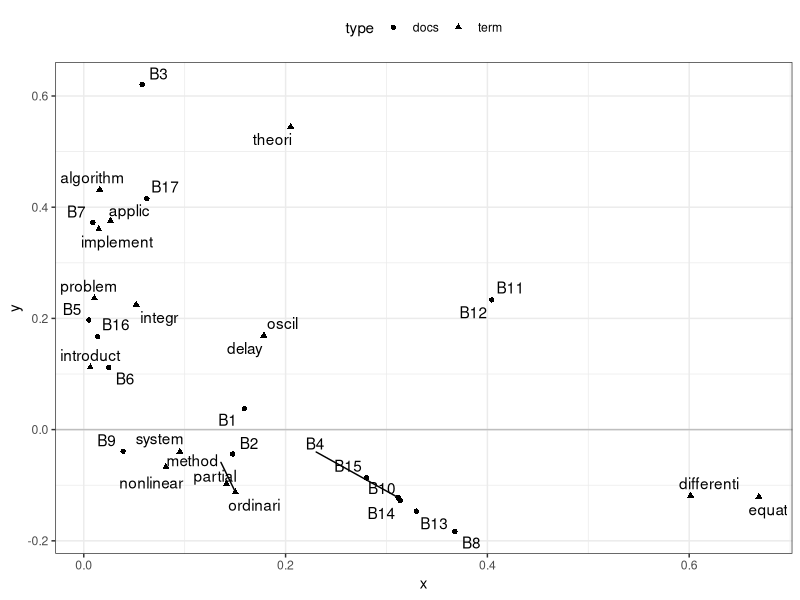
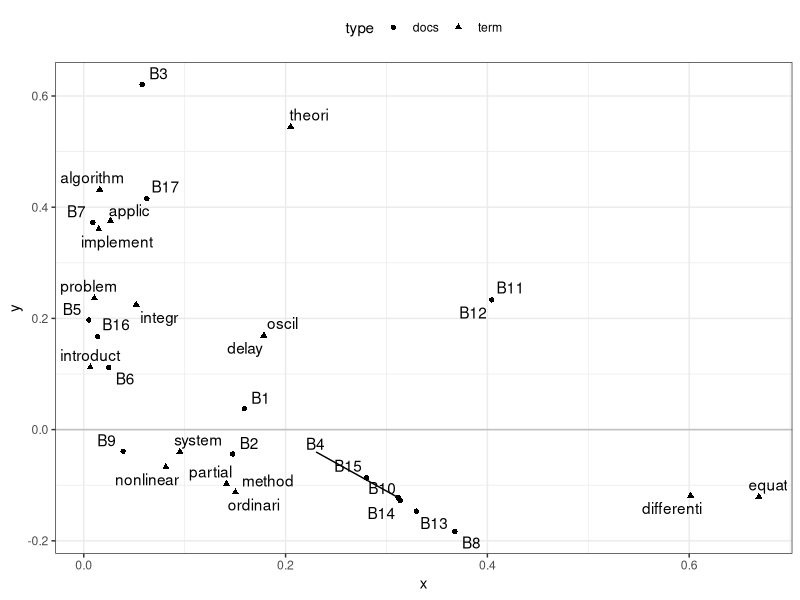

These charts were generated, in order, by the following R code:
## This code replicates the example of Latent Semantic Indexing from 
## "Using Linear Algebra for Intelligent Information Retrieval" by  M.W.Berry, S.T. Dumais& G.W. O'Brien
## PDF of oridinal: http://lsirwww.epfl.ch/courses/dis/2003ws/papers/ut-cs-94-270.pdf

library(tm)
library(SnowballC)
library(Matrix)
library(ggplot2) 
library(ggrepel)

# Read in the book titles 
text <- as.character(readLines("books.txt"))

## Clean up the text 
review_corpus <- Corpus(VectorSource(text))
review_corpus = tm_map(review_corpus, content_transformer(tolower))
review_corpus = tm_map(review_corpus, removeNumbers)
review_corpus = tm_map(review_corpus, removePunctuation)
review_corpus = tm_map(review_corpus, removeWords, c("the", "and", stopwords("english")))
review_corpus = tm_map(review_corpus, stemDocument)
review_corpus =  tm_map(review_corpus, stripWhitespace)

## Extract the document term matrix (DTM)
dtm <- DocumentTermMatrix(review_corpus, control = list())

## Get all the words in the DTM & the counts of their apperances 
words <- diag(crossprod(as.matrix(dtm)))

## Select those that appear more than once 
word.list.raw <- sort(names(words[words > 1]))

## Remove two words that I "pick up" that are not in the BDO DTM 
remove <- c("comput", "dynam")
word.list <- word.list.raw[!(word.list.raw  %in% remove)]
dtm.reduced <- as.matrix(dtm[, intersect(colnames(dtm), word.list)])

## BDO has term term rows and document columns, so we transpose 
X <- t(dtm.reduced[, sort(colnames(dtm.reduced))])
## "Differentation gets stemmed to "diferenti" in my version - fixing directly by setting to 0
X[4, 3] <- 0

##############################
## Compute the SVD of the DTM
##############################

s <- svd(X)

u <- s$u
v <- s$v
d <- s$d
D <- diag(d)

## Confirm the decomposition (need to round to get very small values to 0)
all(X == round(u %*% D %*% t(v), 4)) #  X = U D V'

## Confirm the first two singular values match (4:531 and 2.758)
k <- 2
d[1:k]

## Helper function for constructng a query vector 
QueryVector <- function(terms, word.list){
    q <- rep(0, length(word.list))
    for(term in terms){
        index <- which(term == word.list)
        q[index] <- 1
    }
    q
}

####################################
## The applications & theory query example
####################################

q <- QueryVector(c("applic", "theori"), rownames(X))
q %*% u[, 1:k] %*% diag(1/d[1:k])

#####################
## Reproduce Figure 4
#####################

## Get the term coordinates (use a diagonal matrix to get all the terms)
df.terms <- data.frame(diag(length(word.list)) %*% u[, 1:k])
colnames(df.terms) <- c("x", "y")
df.terms$label <- rownames(X)
df.terms$type <- "term"

## Get the book coordinates (use the DTM transposed)
df.docs <- data.frame(t(X) %*% u[, 1:k] %*% diag(1/d[1:k]))
colnames(df.docs) <- c("x", "y")
df.docs$label <- paste0("B", colnames(X))
df.docs$type <- "docs"

df <- rbind(df.docs, df.terms)

g <- ggplot(data = df, aes(x = x, y = y)) + geom_point(aes(shape = type)) +
    geom_text_repel(aes(label = label)) +
    theme_bw() +
    geom_hline(yintercept = 0, colour = "grey") +
    theme(legend.position = "top")

print(g)

png("figure_4.png")
print(g)
dev.off()
